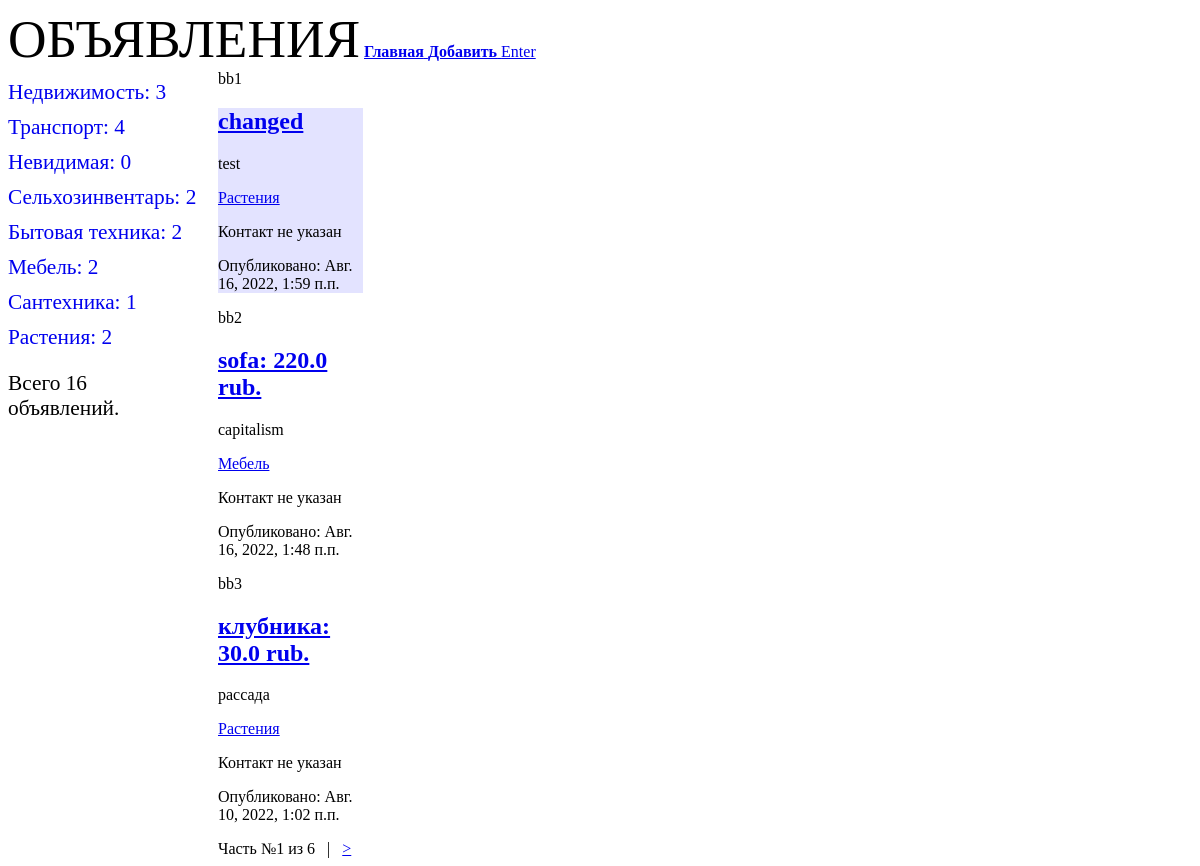
The page /bboard/ on the database as committed earlier.
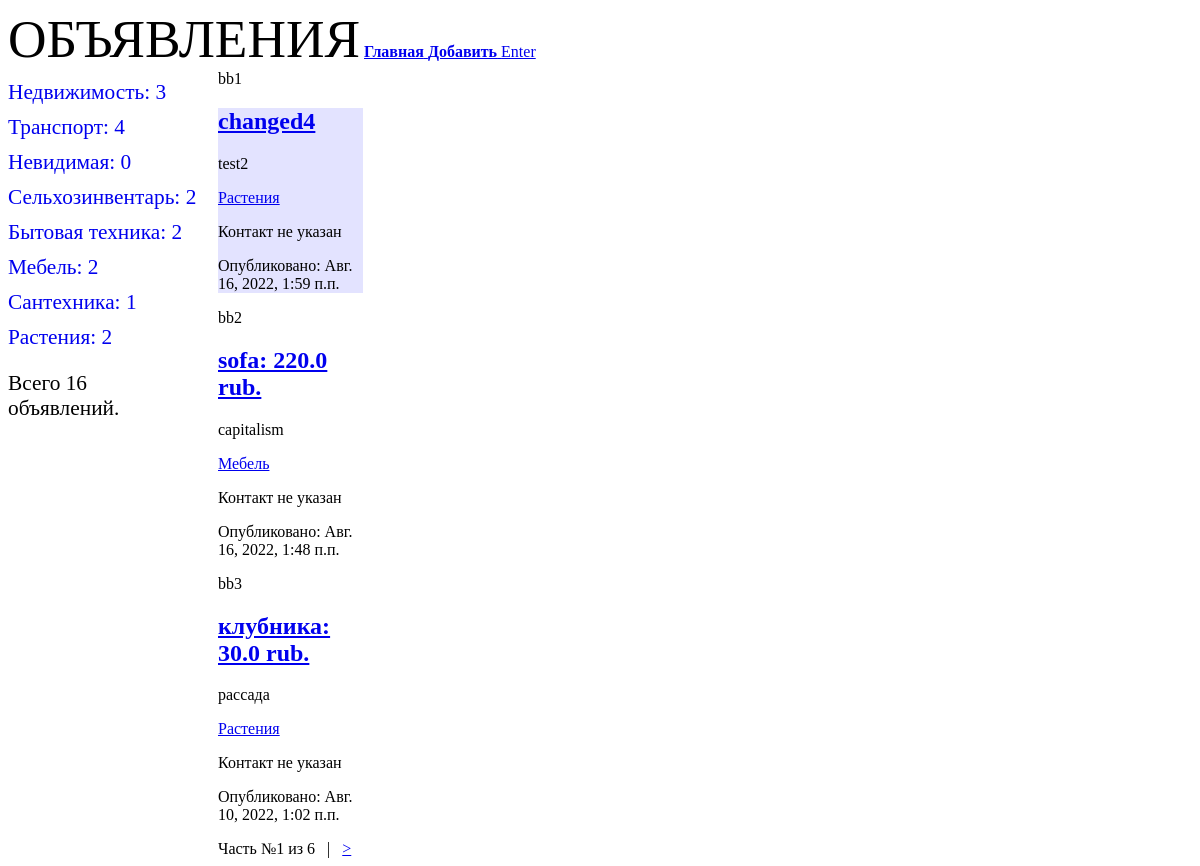
The same page on the database as committed later.
### bboard/models.py (models this page shows, shortened)
class Bb(models.Model):
    class Kinds(models.TextChoices):
                    BUY = 'b', 'Куплю'
                    SELL = 's', 'Продам'
                    EXCHANGE = 'с', 'Обменяю'
                    RENT = 'r'
                    __empty__ = 'Выберите тип публикуемого объявления'
    kind = models.CharField(
        max_length=1,choices=Kinds.choices,default=Kinds.SELL
        )
    title = models.CharField(
        max_length=50, verbose_name='Товар',
        validators=[validators.MinLengthValidator(get_min_length)],
                                    )
    content = models.TextField(
        null=True, blank=True, verbose_name='Описание'
        )
    price = models.FloatField(
        null=True, blank=True, verbose_name="Цена",
        )
    published = models.DateTimeField(
        auto_now_add=True, db_index=True, verbose_name="Опубликовано"
        )
    changed = models.DateTimeField(
        auto_now=True, db_index=True, verbose_name="Изменено"
        )
    rubric = models.ForeignKey(
        'Rubric', null=True, on_delete=models.PROTECT, verbose_name='Рубрика',
        limit_choices_to={'show': True} #  limit_choices_to в форме работает но отображается на сайте
        )
    class Meta:
        verbose_name_plural = 'Объявления'
        verbose_name        = 'Объявление'
        ordering            = ['-published']
        unique_together     = ('title', 'price')    # Ограничение на уже имеющуюся комбинацию в БД
    def title_and_price(self):
        if self.price:
            return f'{self.title}: {self.price} rub.'
        else:
            return self.title

class Rubric(models.Model) :
    def get_absolute_url(self):
        return f'/bboard/{self.pk}'
    name = models.CharField(
        max_length=20, db_index=True, verbose_name='Название'
        )
    show = models.BooleanField(default=True)    # Не дает возможность выбрать рубрику False
    class Meta:
        verbose_name_plural = 'Рубрики'
        verbose_name        = 'Рубрика'
        ordering            = ['name']

### bboard/views.py (the view)
# urls.py: path('', index, name='index'),
def index(request):
    if request.method == 'GET':     # не обязательно
        bbs       = Bb.objects.all()
        paginator = Paginator(bbs, 3)
        if "page" in request.GET:
            page_num = request.GET['page']
        else:
            page_num = 1
        page = paginator.get_page(page_num)
        context   = {'bbs': page.object_list, 'rubrics': rubricsAll, 'rc': RC, 'page': page, 'bbstotal': bbs}
        return render(request, 'bboard/index.html', context)
    else:
        return HTTPResponse('Wrong method: 405')

### bboard/templates/bboard/index.html (shortened to what this page needs)
{% extends "layout/basic.html" %}
{% block content %}
{% if bbs %}
    {% for bb in bbs %}
        {% cycle 'bb1' 'bb2' 'bb3' as currentclass %}
        <div class={{currentclass}}>
            <h2 ><a href="{% url 'detail' pk=bb.pk %}">{{ bb.title_and_price }}</a></h2>
            <p>{{ bb.content }}</p>
            <p><a href="/bboard/{{ bb.rubric.pk }}/">
                    {{ bb.rubric.name }}</a></p>
            {% firstof bb.phone bb.email 'Контакт не указан' %}
            <p >Опубликовано: {{ bb.published|date:"DATETIME_FORMAT" }}</p>
        </div>
    {% endfor %}
{% else %}
        <p><h3>Объявлений нет</h3></p>
{% endif %}
<div>
        Часть №{{ page.number }} из {{ page.paginator.num_pages }}
    {% if page.has_next %}
        &nbsp;&nbsp;|&nbsp;&nbsp;
        <a href="?page={{ page.next_page_number }}">&gt;</a>
    {% endif %}
</div>
{% endblock %}

Rows that differ between the two databases and show on the page:
changed Bb: title_and_price "changed" → "changed4"; content "test" → "test2"
